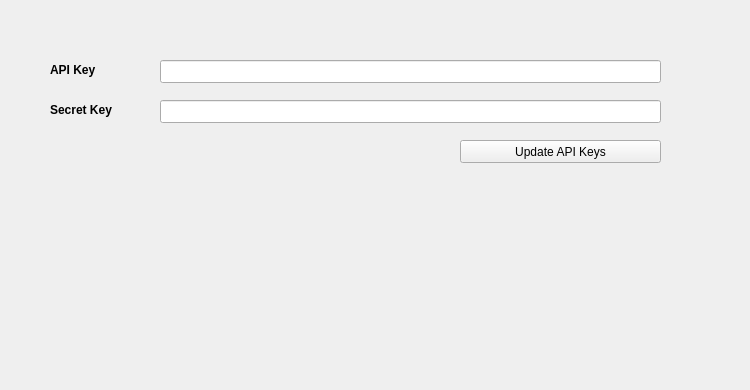
   <widget class="QWidget" name="ApiSettings">
    <attribute name="title">
     <string>Settings</string>
    </attribute>
    <widget class="QLabel" name="bittrex">
     <property name="geometry">
      <rect>
       <x>460</x>
       <y>300</y>
       <width>281</width>
       <height>81</height>
      </rect>
     </property>
     <property name="styleSheet">
      <string notr="true">opacity:0.4</string>
     </property>
     <property name="text">
      <string/>
     </property>
     <property name="pixmap">
      <pixmap>:/images/bittrex</pixmap>
     </property>
    </widget>
    <widget class="QPushButton" name="UpdateKeys">
     <property name="geometry">
      <rect>
       <x>460</x>
       <y>140</y>
       <width>201</width>
       <height>23</height>
      </rect>
     </property>
     <property name="text">
      <string>Update API Keys</string>
     </property>
     <property name="icon">
      <iconset resource="../ellerium.qrc">
       <normaloff>:/icons/bitcoin</normaloff>:/icons/bitcoin</iconset>
     </property>
    </widget>
    <widget class="QLabel" name="label_2">
     <property name="geometry">
      <rect>
       <x>50</x>
       <y>60</y>
       <width>81</width>
       <height>20</height>
      </rect>
     </property>
     <property name="font">
      <font>
       <weight>75</weight>
       <bold>true</bold>
      </font>
     </property>
     <property name="text">
      <string>API Key</string>
     </property>
    </widget>
    <widget class="QLineEdit" name="SecretKeyInput">
     <property name="geometry">
      <rect>
       <x>160</x>
       <y>100</y>
       <width>501</width>
       <height>23</height>
      </rect>
     </property>
    </widget>
    <widget class="QLineEdit" name="ApiKeyInput">
     <property name="geometry">
      <rect>
       <x>160</x>
       <y>60</y>
       <width>501</width>
       <height>23</height>
      </rect>
     </property>
     <property name="text">
      <string/>
     </property>
    </widget>
    <widget class="QLabel" name="label">
     <property name="geometry">
      <rect>
       <x>50</x>
       <y>100</y>
       <width>91</width>
       <height>20</height>
      </rect>
     </property>
     <property name="font">
      <font>
       <weight>75</weight>
       <bold>true</bold>
      </font>
     </property>
     <property name="text">
      <string>Secret Key</string>
     </property>
    </widget>
   </widget>
